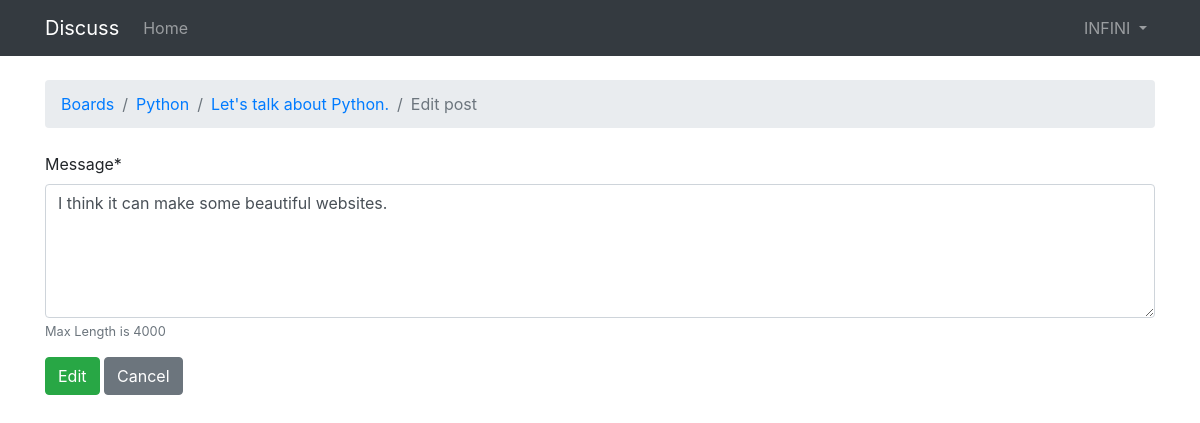
Page /boards/1/topics/1/posts/3/edit/ (signed in) on the earlier database version.
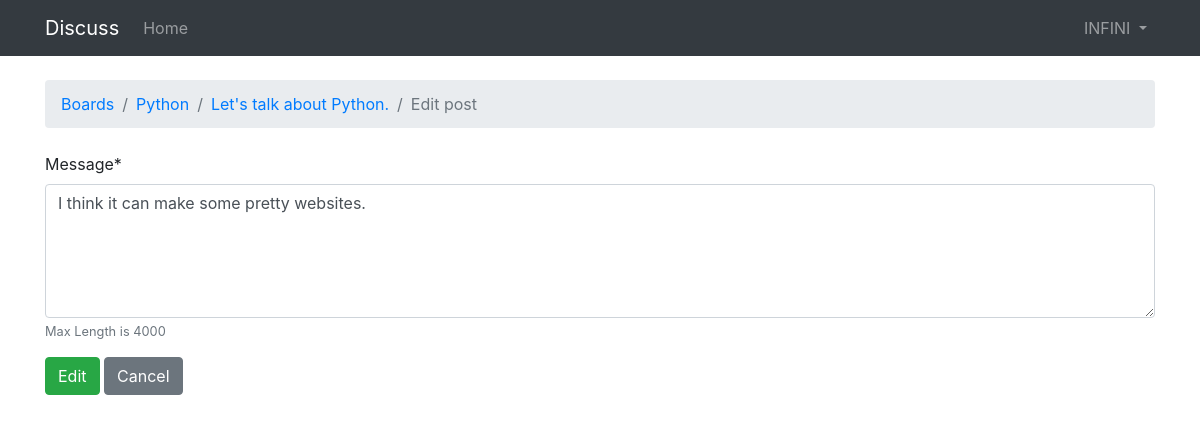
Same page on the later database version.
### boards/models.py (models this page shows, shortened)
class Post(models.Model):
    message = models.TextField(max_length=4000)
    topic = models.ForeignKey(Topic, on_delete=models.CASCADE, related_name='posts')
    created_by = models.ForeignKey(User, on_delete=models.CASCADE, related_name='posts')
    updated_by = models.ForeignKey(User, on_delete=models.CASCADE, null=True, related_name='+')
    created_at = models.DateTimeField(auto_now_add=True)
    updated_at = models.DateTimeField(null=True)

class Topic(models.Model):
    subject = models.CharField(max_length=200)
    last_updated = models.DateTimeField(auto_now_add=True)
    starter = models.ForeignKey(User, on_delete=models.CASCADE, related_name='topics')
    board = models.ForeignKey(Board, on_delete=models.CASCADE, related_name='topics')
    views = models.PositiveIntegerField(default=0)

class Board(models.Model):
    name = models.CharField(max_length=30, unique=True)
    description = models.CharField(max_length=300)

### boards/views.py (the view, shortened to what this page needs)
# urls.py: path('topics/<int:topic_pk>/posts/<int:post_pk>/edit/', views.PostUpdateView.as_view(), name='edit_post'),
@ method_decorator(login_required, name='dispatch')
class PostUpdateView(UpdateView):
    model = Post
    form_class = PostForm
    pk_url_kwarg = 'post_pk'
    template_name = 'boards/edit_post.html'
    context_object_name = 'post'
    def get_queryset(self):
        queryset = super().get_queryset()
        return queryset.filter(created_by=self.request.user)

### boards/forms.py
class PostForm(forms.ModelForm):
    class Meta:
        model = Post
        fields = ['message']
        help_texts = {'message': 'Max Length is 4000'}
        widgets = {'message': forms.Textarea(attrs={'rows': 5})}

### boards/templates/boards/edit_post.html (shortened to what this page needs)
{% extends 'base.html' %}
{% block breadcrumb %}
  <li class="breadcrumb-item"><a href="{% url 'home' %}">Boards</a></li>
  <li class="breadcrumb-item"><a href="{% url 'board_topics' post.topic.board.pk %}">{{ post.topic.board.name }}</a></li>
  <li class="breadcrumb-item"><a href="{% url 'topic_posts' post.topic.board.pk post.topic.pk %}">{{ post.topic.subject }}</a></li>
  <li class="breadcrumb-item active">Edit post</li>
{% endblock %}
{% block content %}
  <form class="mb-4" method="post" novalidate>
    {% include 'includes/form.html' %}
    <button class="btn btn-success" type="submit">Edit</button>
    <a class="btn btn-secondary" href="{% url 'topic_posts' post.topic.board.pk post.topic.pk %}">Cancel</a>
  </form>
{% endblock %}

### templates/includes/form.html
{% load crispy_forms_tags %}
{{ form|crispy }}

Differences in the rows shown:
changed Post "Python": message "I think it can make some beautiful websites." → "I think it can make some pretty websites."
